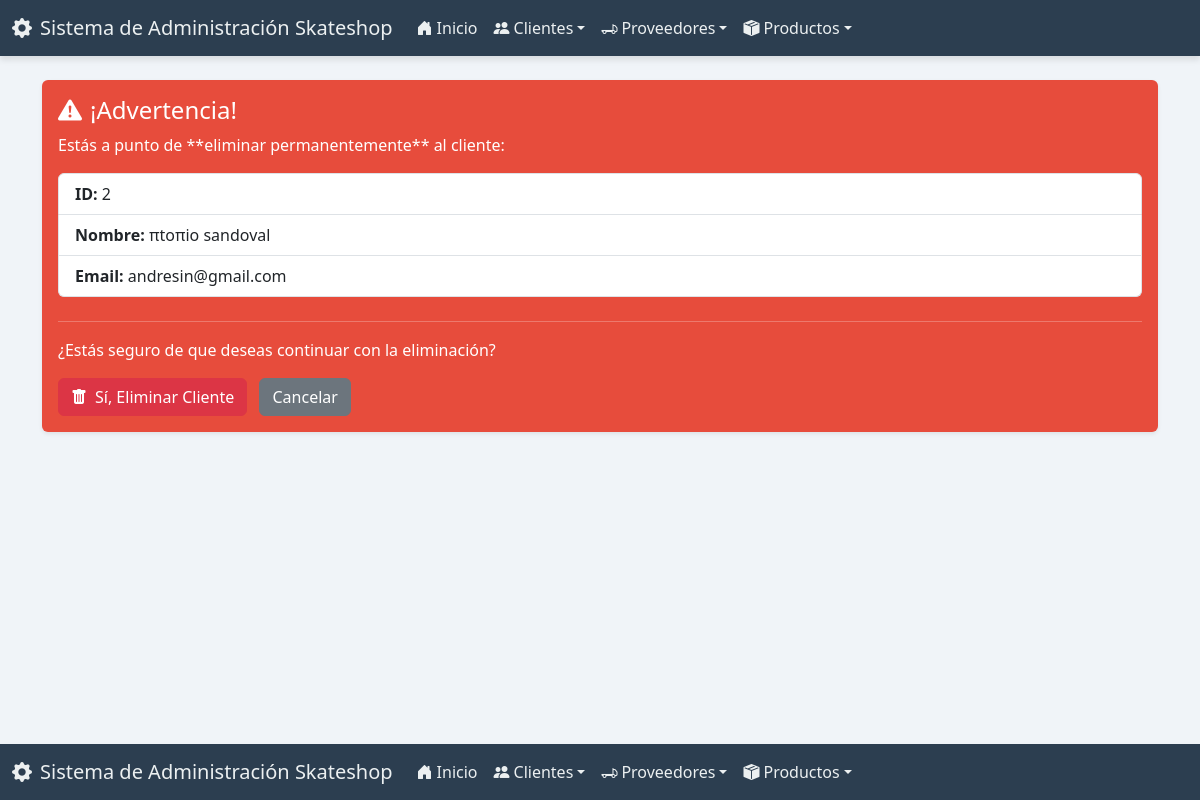
The page /cliente/borrar/2/ on the database its author committed.
### app_Skateshop/models.py (models this page shows, shortened)
class Cliente(models.Model):
    nombre = models.CharField(max_length=100)
    apellido = models.CharField(max_length=100)
    email = models.EmailField(unique=True)
    telefono = models.CharField(max_length=15, blank=True, null=True)
    fecha_registro = models.DateField(auto_now_add=True)
    activo = models.BooleanField(default=True)
    imagen = models.ImageField(upload_to='clientes/', blank=True, null=True)

### app_Skateshop/views.py (the view)
# urls.py: path('cliente/borrar/<int:pk>/', views.borrar_cliente, name='borrar_cliente'),
def borrar_cliente(request, pk):
    cliente = get_object_or_404(Cliente, pk=pk)
    if request.method == 'POST':
        cliente.delete()
        return redirect('ver_clientes')
    context = {'cliente': cliente}
    return render(request, 'cliente/borrar_cliente.html', context)

### app_Skateshop/templates/cliente/borrar_cliente.html (shortened to what this page needs)
{% extends 'base.html' %}
{% block content %}
<div class="alert alert-danger shadow-sm" role="alert">
    <h4 class="alert-heading"><i class="bi bi-exclamation-triangle-fill me-2"></i>¡Advertencia!</h4>
    <p>Estás a punto de **eliminar permanentemente** al cliente:</p>
    <ul class="list-group mb-4">
        <li class="list-group-item"><strong>ID:</strong> {{ cliente.pk }}</li>
        <li class="list-group-item"><strong>Nombre:</strong> {{ cliente.nombre }} {{ cliente.apellido }}</li>
        <li class="list-group-item"><strong>Email:</strong> {{ cliente.email }}</li>
    </ul>
    <hr>
    <p class="mb-0">¿Estás seguro de que deseas continuar con la eliminación?</p>
    <form method="post" action="{% url 'borrar_cliente' pk=cliente.pk %}" class="mt-3">
        <button type="submit" class="btn btn-danger me-2"><i class="bi bi-trash-fill me-2"></i>Sí, Eliminar Cliente</button>
        <a href="{% url 'ver_clientes' %}" class="btn btn-secondary">Cancelar</a>
    </form>
</div>
{% endblock %}

### static/css/style.css (style rules this page uses)
body { background-color: #f0f4f8; color: #34495e; }
.alert-danger { background-color: #e74c3c; color: white; border: none; }
.page-container { display: flex; flex-direction: column; min-height: 100vh; }

### rows shown on the page
Cliente: pk "2", nombre "πtoπio", apellido "sandoval", email "andresin@gmail.com"
